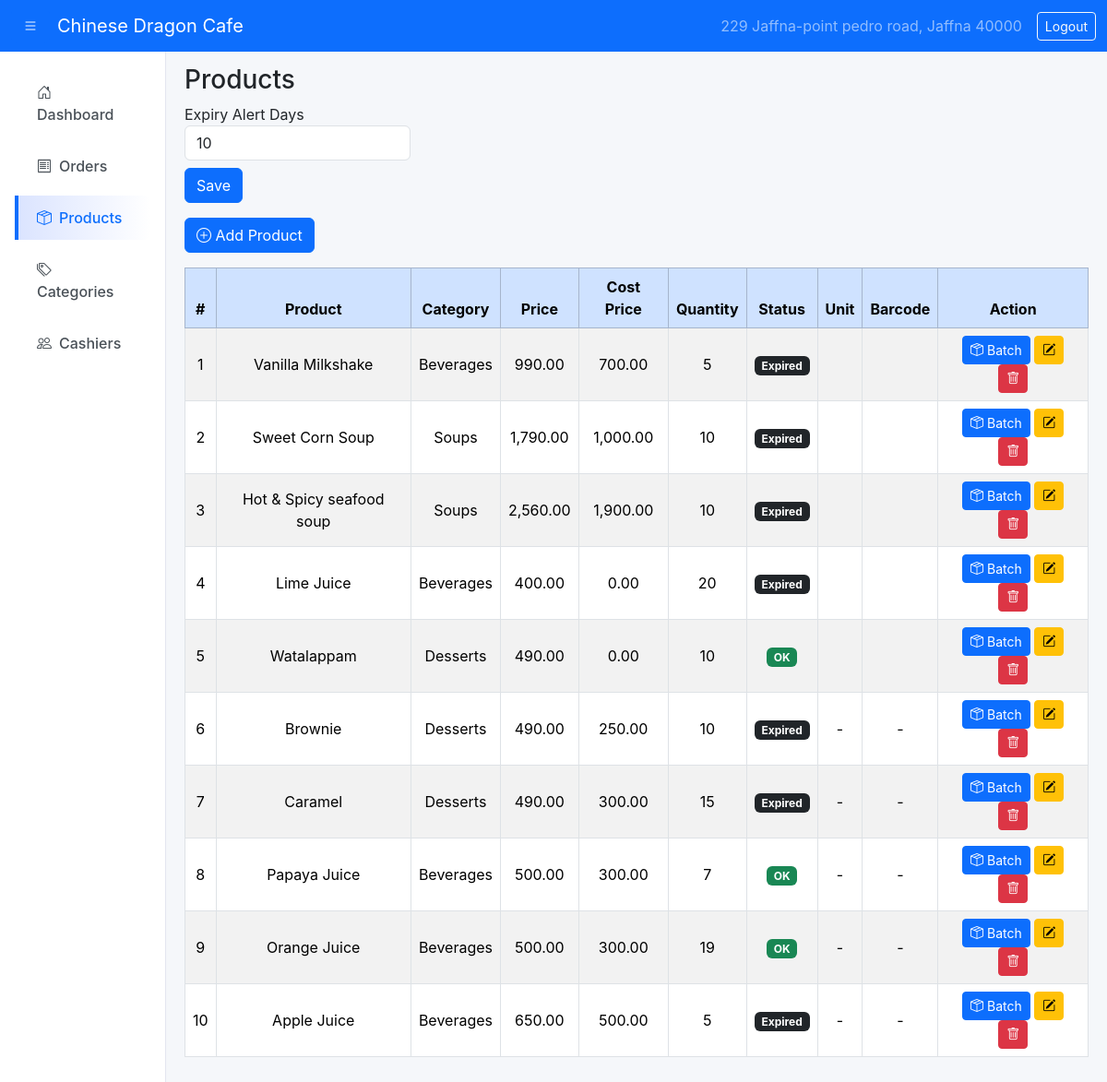
Page /products.php (signed in) on the committed database.
### tables this page shows
CREATE TABLE `restaurants` (
  `id` int(11) NOT NULL,
  `restaurant_code` varchar(20) DEFAULT NULL,
  `request_id` int(11) DEFAULT NULL,
  `restaurant_name` varchar(150) NOT NULL,
  `address` text NOT NULL,
  `phone` varchar(20) NOT NULL,
  `logo` varchar(255) DEFAULT NULL,
  `password` varchar(255) NOT NULL,
  `status` enum('Active','Inactive') DEFAULT 'Active',
  `created_at` timestamp NOT NULL DEFAULT current_timestamp(),
  `expiry_alert_days` int(11) DEFAULT 7,
  `low_stock_alert` int(11) DEFAULT 10
);

CREATE TABLE `settings` (
  `id` int(11) NOT NULL,
  `restaurant_id` int(11) NOT NULL,
  `low_stock_limit` int(11) DEFAULT 10,
  `updated_at` timestamp NOT NULL DEFAULT current_timestamp() ON UPDATE current_timestamp(),
  `expiry_alert_days` int(11) DEFAULT 7
);

CREATE TABLE `products` (
  `id` int(11) NOT NULL,
  `restaurant_id` int(11) NOT NULL,
  `product_name` varchar(150) NOT NULL,
  `price` decimal(10,2) NOT NULL,
  `cost_price` decimal(10,2) DEFAULT 0.00,
  `expiry_date` date DEFAULT NULL,
  `status` enum('Available','Unavailable') DEFAULT 'Available',
  `created_at` timestamp NOT NULL DEFAULT current_timestamp(),
  `category_id` int(11) DEFAULT NULL,
  `supplier_name` varchar(150) DEFAULT NULL,
  `quantity` int(11) NOT NULL DEFAULT 0,
  `unit` varchar(50) DEFAULT NULL,
  `barcode` varchar(100) DEFAULT NULL,
  `low_stock_limit` int(11) DEFAULT 10,
  `expiry_alert_days` int(11) DEFAULT NULL
);

CREATE TABLE `categories` (
  `id` int(11) NOT NULL,
  `restaurant_id` int(11) NOT NULL,
  `name` varchar(100) NOT NULL,
  `created_at` timestamp NOT NULL DEFAULT current_timestamp()
);

### products.php (the view, shortened to what this page needs)
<?php
require_once "config.php";
$restaurant_id = $_SESSION['restaurant_id'];
$stmt = $conn->prepare("SELECT restaurant_name, address FROM restaurants WHERE id=?");
$stmt->bind_param("i", $restaurant_id);
$stmt->execute();
$restaurant = $stmt->get_result()->fetch_assoc();
$restaurantName = $restaurant['restaurant_name'] ?? "My Restaurant";
$restaurantAddress = $restaurant['address'] ?? "";
$stmt = $conn->prepare("SELECT expiry_alert_days FROM settings WHERE restaurant_id=? LIMIT 1");
$stmt->bind_param("i", $restaurant_id);
$stmt->execute();
$settings = $stmt->get_result()->fetch_assoc();
$expiry_alert_days = $settings['expiry_alert_days'] ?? 7;
$query = "
SELECT p.*, c.name AS category_name,
       (SELECT MIN(expiry_date) FROM product_batches WHERE product_id=p.id) AS nearest_expiry
FROM products p
LEFT JOIN categories c ON p.category_id=c.id
WHERE p.restaurant_id=?
ORDER BY p.id DESC";
$stmt = $conn->prepare($query);
$stmt->bind_param("i", $restaurant_id);
$stmt->execute();
$result = $stmt->get_result();
?>
<!DOCTYPE html>
<html lang="en">
<head>
<link href="https://cdn.jsdelivr.net/npm/bootstrap@5.3.3/dist/css/bootstrap.min.css" rel="stylesheet">
<link href="https://cdn.jsdelivr.net/npm/bootstrap-icons@1.11.3/font/bootstrap-icons.css" rel="stylesheet">
</head>
<body>
<nav class="navbar navbar-expand-lg navbar-dark bg-primary">
  <div class="container-fluid">
    <button class="btn btn-primary me-2" id="sidebarToggle"><i class="bi bi-list"></i></button>
    <a class="navbar-brand"><?= htmlspecialchars($restaurantName) ?></a>
    <div class="ms-auto d-flex align-items-center">
      <span class="navbar-text me-3"><?= htmlspecialchars($restaurantAddress) ?></span>
      <a href="logout_restaurant.php" class="btn btn-outline-light btn-sm">Logout</a>
    </div>
  </div>
</nav>
<div class="sidebar" id="sidebar">
    <ul class="nav flex-column">
        <li class="nav-item"><a href="restaurant_dashboard.php"><i class="bi bi-house-door me-2"></i>Dashboard</a></li>
        <li class="nav-item"><a href="orders.php"><i class="bi bi-receipt me-2"></i>Orders</a></li>
        <li class="nav-item"><a href="products.php" class="active"><i class="bi bi-box-seam me-2"></i>Products</a></li>
        <li class="nav-item"><a href="categories.php"><i class="bi bi-tags me-2"></i>Categories</a></li>
        <li class="nav-item"><a href="cashiers.php"><i class="bi bi-people me-2"></i>Cashiers</a></li>
    </ul>
</div>
<div class="main-content" id="mainContent">
    <h3>Products</h3>
    <form method="POST" class="mb-3 w-25">
        <label>Expiry Alert Days</label>
        <input type="number" name="expiry_alert_days" value="<?= $expiry_alert_days ?>" class="form-control" min="1">
        <button type="submit" name="update_alert" class="btn btn-primary mt-2">Save</button>
    </form>
    <button class="btn btn-primary mb-3" data-bs-toggle="modal" data-bs-target="#addProductModal">
        <i class="bi bi-plus-circle"></i> Add Product
    </button>
    <table class="table table-bordered table-striped align-middle">
        <thead class="table-primary text-center">
            <tr>
                <th>#</th><th>Product</th><th>Category</th><th>Price</th><th>Cost Price</th>
                <th>Quantity</th><th>Status</th><th>Unit</th><th>Barcode</th><th>Action</th>
            </tr>
        </thead>
        <tbody class="text-center">
        <?php $i=1; while($row=$result->fetch_assoc()): ?>
            <tr>
                <td><?= $i++ ?></td>
                <td><?= htmlspecialchars($row['product_name']) ?></td>
                <td><?= htmlspecialchars($row['category_name'] ?? '-') ?></td>
                <td><?= number_format($row['price'],2) ?></td>
                <td><?= number_format($row['cost_price'],2) ?></td>
                <td><?= $row['quantity'] ?></td>
                <td>
                    <?php
                    $expiry_date = $row['nearest_expiry'];
                    if ($expiry_date) {
                        $days_diff = (strtotime($expiry_date) - strtotime(date('Y-m-d'))) / (60*60*24);
                        if ($days_diff < 0) echo '<span class="badge bg-dark">Expired</span>';
                        elseif ($days_diff <= $expiry_alert_days) echo '<span class="badge bg-warning">Expiring Soon</span>';
                        else echo '<span class="badge bg-success">OK</span>';
                    } else echo '<span class="badge bg-success">OK</span>';
                    ?>
                </td>
                <td><?= htmlspecialchars($row['unit'] ?? '-') ?></td>
                <td><?= htmlspecialchars($row['barcode'] ?? '-') ?></td>
                <td>
                    <a href="batches.php?product_id=<?= $row['id'] ?>" class="btn btn-primary btn-sm"><i class="bi bi-box-seam"></i> Batch</a>
                    <button class="btn btn-warning btn-sm editBtn"
                        data-id="<?= $row['id'] ?>"
                        data-name="<?= htmlspecialchars($row['product_name']) ?>"
                        data-price="<?= $row['price'] ?>"
                        data-cost="<?= $row['cost_price'] ?>"
                        data-category="<?= $row['category_id'] ?>"
                        data-unit="<?= htmlspecialchars($row['unit']) ?>"
                        data-barcode="<?= htmlspecialchars($row['barcode']) ?>"
                        data-expiry="<?= $row['nearest_expiry'] ?>"
                    ><i class="bi bi-pencil-square"></i></button>
                    <a href="?delete_id=<?= $row['id'] ?>" class="btn btn-danger btn-sm" onclick="return confirm('Delete this product?')"><i class="bi bi-trash"></i></a>
                </td>
            </tr>
        <?php endwhile; ?>
        </tbody>
    </table>
</div>
</body>
</html>

### products.php (style rules this page uses)
body { overflow-x:hidden; background:#f5f7fa; font-family:'Inter',sans-serif; }
.sidebar { width:180px; position:fixed; top:56px; left:0; height:100%; background:#fff; border-right:1px solid #e3e6f0; padding:1rem; overflow-y:auto; transition:0.3s; }
.sidebar ul.nav li a { color:#495057; text-decoration:none; display:block; padding:12px 20px; border-left:4px solid transparent; border-radius:0 8px 8px 0; margin:4px 0; font-weight:500; transition:0.2s; }
.sidebar ul.nav li a:hover, .sidebar ul.nav li a.active { background:linear-gradient(90deg,#dbe4ff,#ffffff); border-left:4px solid #0d6efd; color:#0d6efd; }
.main-content { margin-left:180px; padding:20px; padding-top:70px; transition:0.3s; }
.navbar { position:fixed; top:0; width:100%; z-index:1000; }

### rows in the picture
restaurants: restaurant_name "Chinese Dragon Cafe", address "229 Jaffna-point pedro road, Jaffna 40000"
settings: expiry_alert_days "10"
products: product_name "Vanilla Milkshake", category.name "Beverages", price "990.00", cost_price "700.00", quantity "5", shows "Expired"
products: product_name "Sweet Corn Soup", category.name "Soups", price "1,790.00", cost_price "1,000.00", quantity "10", shows "Expired"
products: product_name "Hot & Spicy seafood soup", category.name "Soups", price "2,560.00", cost_price "1,900.00", quantity "10", shows "Expired"
products: product_name "Lime Juice", category.name "Beverages", price "400.00", cost_price "0.00", quantity "20", shows "Expired"
products: product_name "Watalappam", category.name "Desserts", price "490.00", cost_price "0.00", quantity "10", shows "OK"
products: product_name "Brownie", category.name "Desserts", price "490.00", cost_price "250.00", quantity "10", shows "Expired", unit "-", barcode "-"
products: product_name "Caramel", category.name "Desserts", price "490.00", cost_price "300.00", quantity "15", shows "Expired", unit "-", barcode "-"
products: product_name "Papaya Juice", category.name "Beverages", price "500.00", cost_price "300.00", quantity "7", shows "OK", unit "-", barcode "-"
products: product_name "Orange Juice", category.name "Beverages", price "500.00", cost_price "300.00", quantity "19", shows "OK", unit "-", barcode "-"
products: product_name "Apple Juice", category.name "Beverages", price "650.00", cost_price "500.00", quantity "5", shows "Expired", unit "-", barcode "-"
